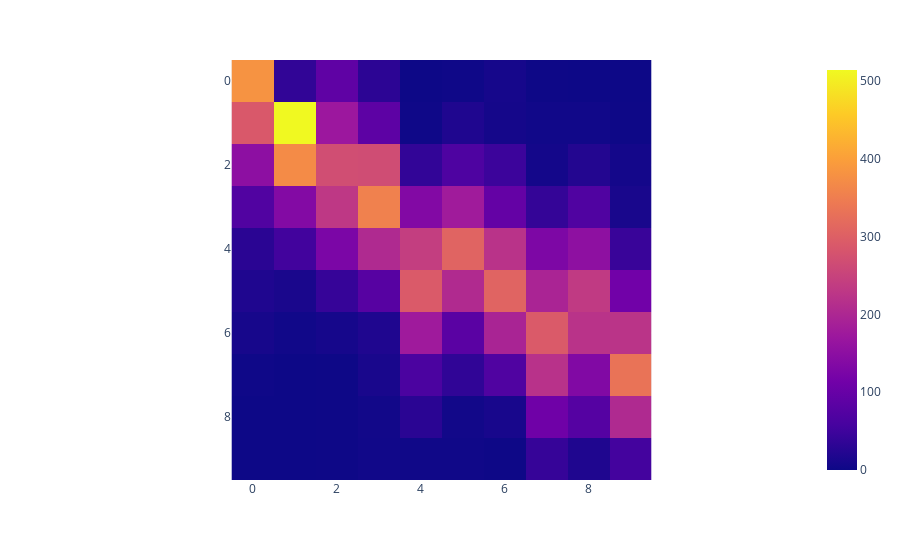

The cell this chart's notebook holds for it:
### Code cell
px.imshow(df)

### Figure 1 — Plotly figure (JSON) as saved in the notebook; plotly's stock layout.template omitted (floating-point values rounded to 4 significant figures)
{"data": [{"coloraxis": "coloraxis", "hovertemplate": "x: %{x}<br>y: %{y}<br>color: %{z}<extra></extra>", "type": "heatmap", "z": [[381, 36, 90, 31, 0, 2, 9, 1, 0, 0], [287, 514, 172, 87, 2, 18, 8, 4, 4, 1], [151, 370, 269, 267, 37, 68, 47, 7, 22, 7], [71, 137, 231, 355, 136, 179, 96, 39, 70, 12], [29, 53, 126, 205, 241, 307, 221, 129, 152, 44], [18, 13, 41, 79, 291, 206, 307, 195, 234, 113], [10, 4, 9, 18, 177, 83, 194, 290, 221, 223], [2, 0, 1, 12, 63, 35, 70, 219, 135, 332], [0, 0, 1, 5, 29, 5, 11, 110, 76, 205], [0, 0, 1, 4, 3, 3, 1, 41, 18, 55]]}], "layout": {"coloraxis": {"colorscale": [[0, "#0d0887"], [0.1111, "#46039f"], [0.2222, "#7201a8"], [0.3333, "#9c179e"], [0.4444, "#bd3786"], [0.5556, "#d8576b"], [0.6667, "#ed7953"], [0.7778, "#fb9f3a"], [0.8889, "#fdca26"], [1, "#f0f921"]]}, "margin": {"t": 60}, "xaxis": {"constrain": "domain", "scaleanchor": "y"}, "yaxis": {"autorange": "reversed", "constrain": "domain"}}}
